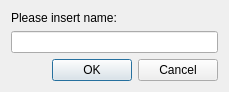
<?xml version="1.0" encoding="UTF-8"?>
<ui version="4.0">
 <class>LairName</class>
 <widget class="QDialog" name="LairName">
  <property name="geometry">
   <rect>
    <x>0</x>
    <y>0</y>
    <width>229</width>
    <height>86</height>
   </rect>
  </property>
  <property name="windowTitle">
   <string>Dialog</string>
  </property>
  <layout class="QGridLayout" name="gridLayout">
   <item row="0" column="0">
    <widget class="QLabel" name="label">
     <property name="text">
      <string>Please insert name:</string>
     </property>
    </widget>
   </item>
   <item row="1" column="0">
    <widget class="QLineEdit" name="lineEdit_name"/>
   </item>
   <item row="2" column="0">
    <widget class="QDialogButtonBox" name="buttonBox">
     <property name="orientation">
      <enum>Qt::Horizontal</enum>
     </property>
     <property name="standardButtons">
      <set>QDialogButtonBox::Cancel|QDialogButtonBox::Ok</set>
     </property>
    </widget>
   </item>
  </layout>
 </widget>
 <resources/>
 <connections>
  <connection>
   <sender>buttonBox</sender>
   <signal>accepted()</signal>
   <receiver>LairName</receiver>
   <slot>accept()</slot>
   <hints>
    <hint type="sourcelabel">
     <x>248</x>
     <y>254</y>
    </hint>
    <hint type="destinationlabel">
     <x>157</x>
     <y>274</y>
    </hint>
   </hints>
  </connection>
  <connection>
   <sender>buttonBox</sender>
   <signal>rejected()</signal>
   <receiver>LairName</receiver>
   <slot>reject()</slot>
   <hints>
    <hint type="sourcelabel">
     <x>316</x>
     <y>260</y>
    </hint>
    <hint type="destinationlabel">
     <x>286</x>
     <y>274</y>
    </hint>
   </hints>
  </connection>
 </connections>
</ui>
